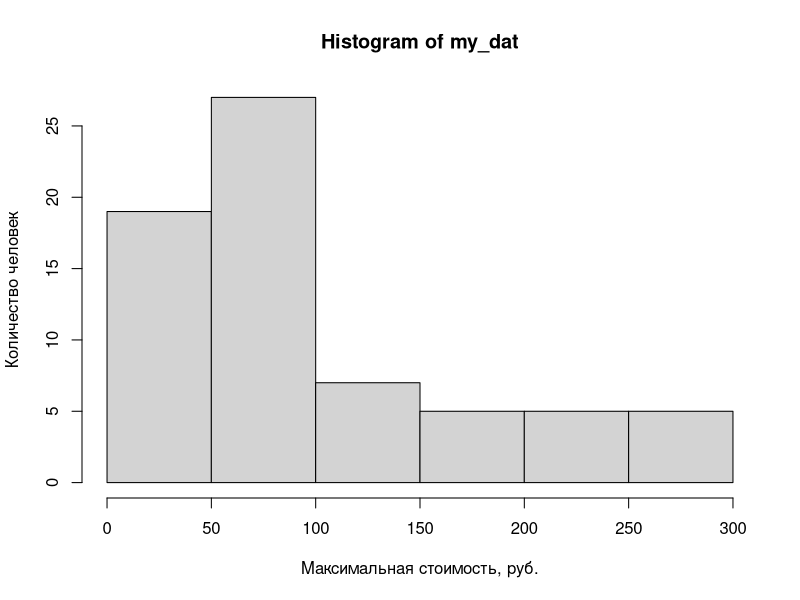
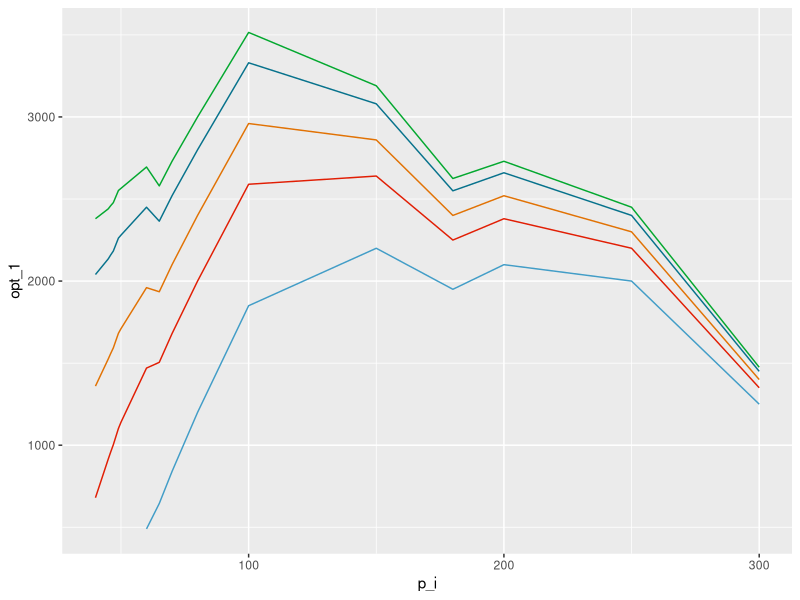
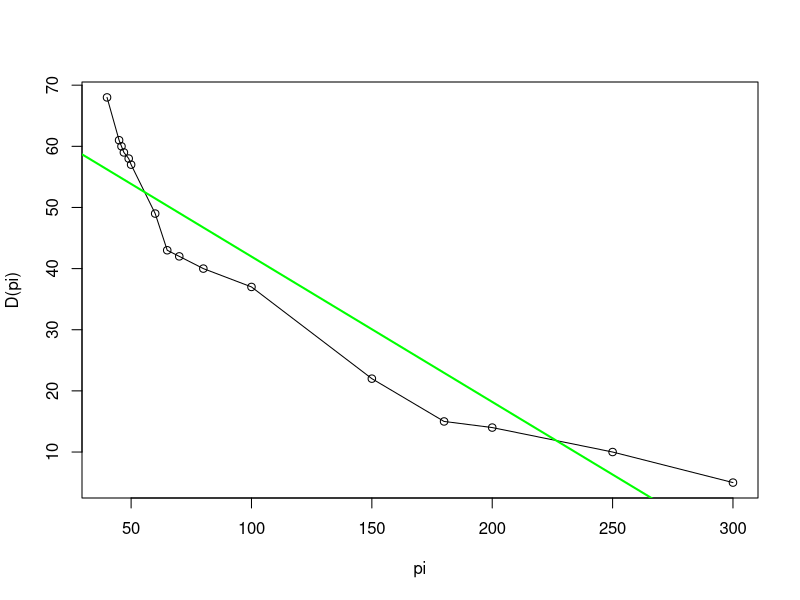
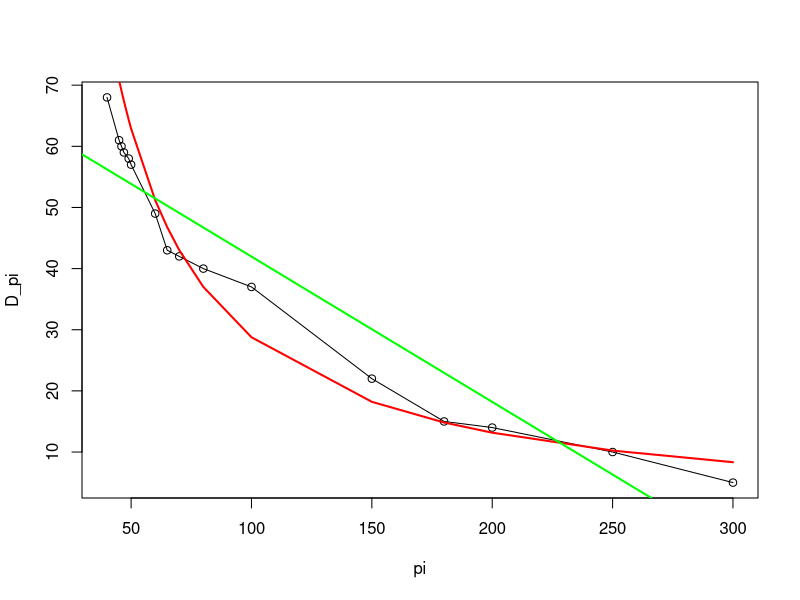
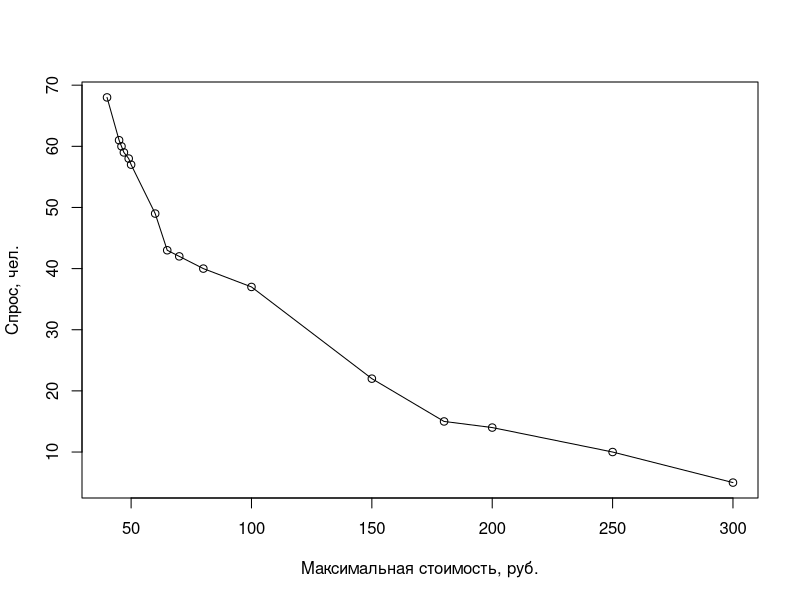

Source code (R) for these figures, in order:
#install.packages("readxl")
library(readxl)
df <- as.data.frame((read_xlsx("g_form.xlsx"))[,-1])
head(df)

# Корректируем записи, в которых:
# Кола < 40
# Шокол < 40
# Кофе < 10
# Часы < 3000
# Самок < 5000
# Крем < 50

#df[df$`Бутылка колы (0.5)` < 40,1] <- 40
df[df$`Плитка шоколада (100 гр)` < 40,2] <- 40
#df[df$`Чашка кофе (0.3)` < 20,3] <- 20
#df[df$`Часы наручные` < 3000,4] <- 3000
#df[df$Электросамокат < 5000,5] <- 5000
#df[df$`Крем для рук` < 50,6] <- 50
dim(df)

df[df$`Плитка шоколада (100 гр)` < 40,2] <- 40
my_dat <- df$`Плитка шоколада (100 гр)`
my_dat[my_dat >= 300] <- 300

hist(my_dat, xlab = "Максимальная стоимость, руб.", ylab = "Количество человек")

## Оптовые цены
opt1 <- 5
opt2 <- 10
opt3 <- 20
opt4 <- 30
opt5 <- 50
#

tmp <- aggregate(data.frame(count = my_dat), list(value = my_dat), length)

stat_table_tmp <- data.frame(
  p_i = tmp$value,
  f_i = tmp$count,
  D_i = rev(cumsum(rev(tmp$count)))
)

opt_1 <- (stat_table_tmp$p_i-opt1) * stat_table_tmp$D_i
opt_2 <- (stat_table_tmp$p_i-opt2) * stat_table_tmp$D_i
opt_3 <- (stat_table_tmp$p_i-opt3) * stat_table_tmp$D_i
opt_4 <- (stat_table_tmp$p_i-opt4) * stat_table_tmp$D_i
opt_5 <- (stat_table_tmp$p_i-opt5) * stat_table_tmp$D_i


stat_table <- data.frame(stat_table_tmp,
                         opt_1,opt_2,opt_3,opt_4,opt_5)



stat_table$opt_5[stat_table$opt_5 <= 0] <- NA

lapply(stat_table[,4:8], max,na.rm = T)

max_pl <- max(range(stat_table[,4:8], na.rm = T))
min_pl <- min(range(stat_table[,4:8], na.rm = T))


library("ggplot2")
ggplot(stat_table, aes(x = p_i))+
  geom_line(aes(y = opt_1), color = "#03A82F") +
  geom_line(aes(y = opt_2), color = "#07728C") +
  geom_line(aes(y = opt_3), color = "#E17204") +
  geom_line(aes(y = opt_4), color = "#E11E04") +
  geom_line(aes(y = opt_5), color = "#429DC7")

png(filename = "../img/1.png",
    width = 1920, height = 1080,
    res = 96 * 3)
plot(x = stat_table$p_i, y = stat_table$D_i, "o",
     xlab = "Максимальная стоимость, руб.",
     ylab = "Спрос, чел.")
dev.off()


#############################################
n <- stat_table$D_i[1]

pi <- stat_table$p_i
Ni <- stat_table$f_i
piNi <- pi * Ni
D_pi <- stat_table$D_i
D_pi_Ni <- D_pi * Ni
pi_2_Ni <- pi^2 * Ni
D_pi_pi_Ni <- D_pi_Ni * pi

prep <- data.frame(  pi = pi,Ni = Ni,piNi = piNi, 
                     D_pi = D_pi, D_pi_Ni = D_pi_Ni,
                     pi_2_Ni = pi_2_Ni,
                     D_pi_pi_Ni = D_pi_pi_Ni)

write.csv(prep, file = "tab1.xlsx")
a_zv <- ( sum(D_pi_pi_Ni) - ( (1/n) * sum(piNi) * sum(D_pi_Ni)) )/
  ( sum(pi_2_Ni) - n * (sum(piNi)/n)^2)

b_zv <- sum(D_pi_Ni)/n

d_zv <- b_zv - a_zv * sum(piNi)/n

Dzv_pi <- function(p)
{
  return(a_zv * p + d_zv)
}

D_zv_pi <- Dzv_pi(pi)
predposl <- Ni * (D_pi - D_zv_pi)
posl <- Ni * (D_pi - D_zv_pi)^2
ss <- sum(posl)
sigma_zv <- sqrt(ss/n)

tab1 <- cbind(prep, D_zv_pi, predposl, posl)
write.csv(tab1, file = "tab1.csv")
D_dov_verh <- function(p)
{
  a_zv * p + d_zv + 1.96 * sigma_zv *
    sqrt(1/n + ((p-mean(piNi))^2)/
           (sum(pi_2_Ni) - n * (mean(piNi))^2))
}
D_dov_nizh<- function(p)
{
  a_zv * p + d_zv - 1.96 * sigma_zv *
    sqrt(1/n + ((p-mean(piNi))^2)/
           (sum(pi_2_Ni) - n * (mean(piNi))^2))
}

D_dov_verh(100)
D_dov_nizh(100)

p_opt <- function(p)
{
  return(p/2 + 80.83)
}

p_opt(opt1)
p_opt(opt2)
p_opt(opt3)
p_opt(opt4)
p_opt(opt5)


prep$D_pi_2 <- prep$D_pi
plot(D_pi_2 ~ pi, prep, type = "o", xlab = "pi", ylab = "D(pi)")
abline(lm(D_pi ~ pi, prep), col = "green", lwd = 2)









pi_log <- log(stat_table$p_i)
Ni_log <- stat_table$f_i
piNi_log <- pi_log * Ni_log 
D_pi_log <- log(stat_table$D_i)
D_pi_Ni_log <- D_pi_log * Ni_log 
pi_2_Ni_log <- pi_log^2 * Ni_log 
D_pi_pi_Ni_log <- D_pi_Ni_log * pi_log

prep_log <- data.frame(  pi_log = pi_log,Ni_log = Ni_log,piNi_log = piNi_log, 
                     D_pi_log = D_pi_log, D_pi_Ni_log = D_pi_Ni_log,
                     pi_2_Ni_log = pi_2_Ni_log,
                     D_pi_pi_Ni_log = D_pi_pi_Ni_log)


a_zv_log <- ( sum(D_pi_pi_Ni_log) - ( (1/n) * sum(piNi_log) * sum(D_pi_Ni_log)) )/
  ( sum(pi_2_Ni_log) - n * (sum(piNi_log)/n)^2)


b_zv_log <- sum(D_pi_Ni_log)/n

d_zv_log <- b_zv_log - a_zv_log * sum(piNi_log)/n


d_s_sayta <- exp(1/n * sum(D_pi_Ni_log) -
                   a_zv_log/n * sum(piNi_log))


Dzv_pi_log <- function(p)
{
  return(d_zv_log * p^(a_zv_log ))
}

tmp1 <- Dzv_pi_log(pi_log)

tmp_foo <- function(p)
{
  return(d_s_sayta * p^(a_zv_log))
}

yy <- tmp_foo(pi)

plot(D_pi ~ pi, type = "o")
lines(yy ~ pi, col = "red", lwd = 2)
abline(lm(D_pi ~ pi, prep), col = "green", lwd = 2)


gav <- function(p)
{
  return(-(1.128076)/(1-1.128076)*p)
}

gav(opt1)
gav(opt2)
gav(opt3)
gav(opt4)
gav(opt5)






